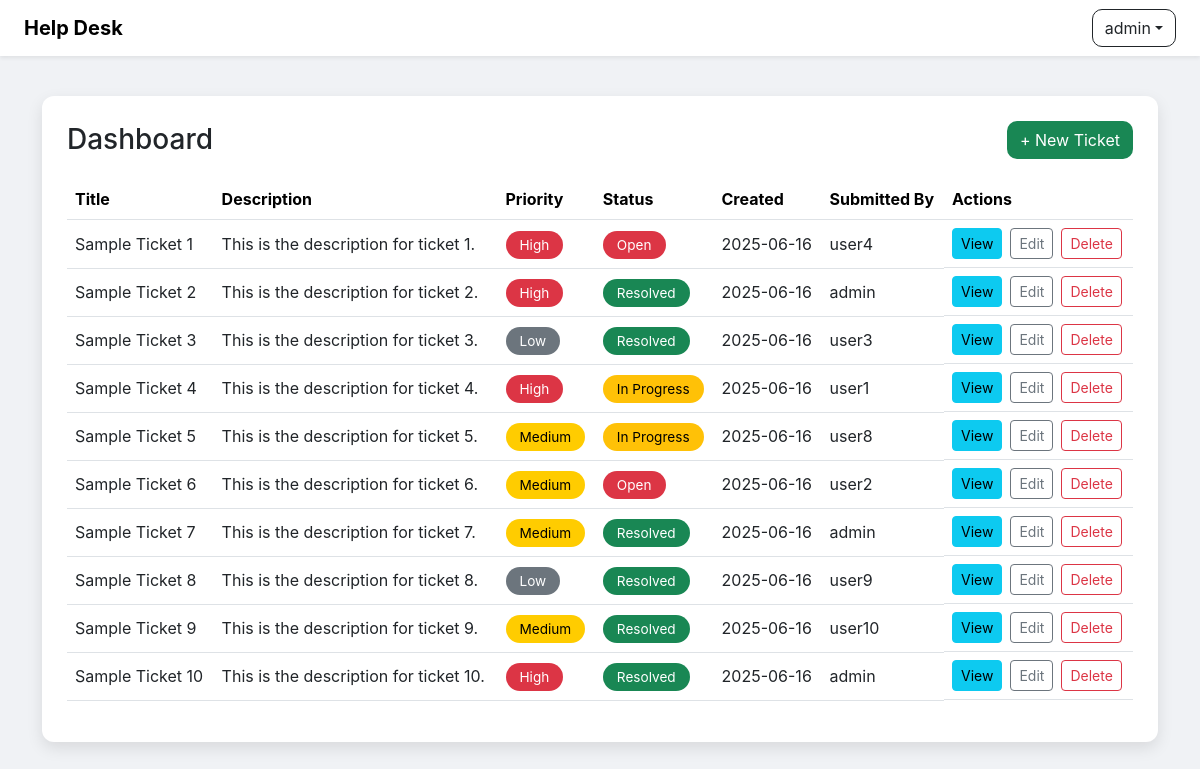
/ (signed in), run on the app's committed database.
### models.py (models this page shows)
class User(db.Model, UserMixin):
    id = db.Column(db.Integer, primary_key=True)
    username = db.Column(db.String(20), nullable=False, unique=True)
    password = db.Column(db.String(80), nullable=False)
    role = db.Column(db.String(20), default='user')
    is_deleted = db.Column(db.Boolean, default=False)
    def is_admin(self):
        return self.role == 'admin'

class Ticket(db.Model):
    id = db.Column(db.Integer, primary_key=True)
    title = db.Column(db.String(200), nullable=False)
    description = db.Column(db.Text, nullable=False)
    priority = db.Column(db.String(20), default="Medium")
    status = db.Column(db.String(20), default="Open")
    user_id = db.Column(db.Integer, db.ForeignKey('user.id'), nullable=False)
    user = db.relationship('User', backref='tickets')
    created_at = db.Column(db.DateTime, default=db.func.current_timestamp())
    is_deleted = db.Column(db.Boolean, default=False)

### app.py (the view)
@app.route('/', methods=['GET', 'POST'])
@login_required
def dashboard():
    if current_user.is_admin():
        tickets = Ticket.query.filter_by(is_deleted=False).all()
    else:
        tickets = Ticket.query.filter_by(user_id=current_user.id, is_deleted=False).all()
    return render_template('dashboard.html', tickets=tickets)

### app.py (called while the page is built)
@login_manager.user_loader
def load_user(user_id):
    return User.query.get(int(user_id))

### templates/dashboard.html (shortened to what this page needs)
<!DOCTYPE html>
<html lang="en">
<head>
  <link rel="stylesheet" href="https://cdn.jsdelivr.net/npm/bootstrap@5.3.0/dist/css/bootstrap.min.css" />
</head>
<body>
{% include "navbar.html" %}
  <div class="container">
    <div class="dashboard-card">
      <div class="dashboard-header">
        <h3 class="mb-0">Dashboard</h3>
        <a href="{{ url_for('new_ticket') }}" class="btn btn-new-ticket">+ New Ticket</a>
      </div>
      <div class="table-responsive">
        <table class="table table-hover align-middle">
          <thead>
            <tr>
              <th>Title</th>
              <th>Description</th>
              <th>Priority</th>
              <th>Status</th>
              <th>Created</th>
              {% if current_user.is_admin() %}
                <th>Submitted By</th>
              {% endif %}
              <th>Actions</th>
            </tr>
          </thead>
          <tbody>
            {% for ticket in tickets %}
              <tr>
                <td>{{ ticket.title }}</td>
                <td>
                  {{ ticket.description[:100] }}{% if ticket.description|length > 100 %}...{% endif %}
                </td>
                <td>
                  <span class="priority-pill {% if ticket.priority == 'High' %} priority-high
                    {% elif ticket.priority == 'Medium' %} priority-medium
                    {% else %} priority-low {% endif %}">
                    {{ ticket.priority }}
                  </span>
                </td>
                <td>
                  <span class="status-pill {% if ticket.status == 'Open' %} status-open
                    {% elif ticket.status == 'In Progress' %} status-in-progress
                    {% else %} status-resolved {% endif %}">
                    {{ ticket.status }}
                  </span>
                </td>
                <td>{{ ticket.created_at.strftime('%Y-%m-%d') }}</td>
                {% if current_user.is_admin() %}
                  <td>{{ ticket.user.username }}</td>
                {% endif %}
                <td class="actions">
                  <a href="{{ url_for('view_ticket', ticket_id=ticket.id) }}" class="btn btn-info btn-sm">View</a>
                  <a href="{{ url_for('edit_ticket', ticket_id=ticket.id) }}" class="btn btn-sm btn-outline-secondary">Edit</a>
                  <form method="POST" action="{{ url_for('delete_ticket', ticket_id=ticket.id) }}" class="d-inline" onsubmit="return confirmDelete();">
                    <button type="submit" class="btn btn-sm btn-outline-danger">Delete</button>
                  </form>
                </td>
              </tr>
            {% endfor %}
          </tbody>
        </table>
      </div>
    </div>
  </div>
</body>
</html>

### templates/navbar.html (shortened to what this page needs)
<nav class="navbar navbar-expand-lg navbar-light bg-white shadow-sm">
  <div class="container-fluid px-4">
    <a class="navbar-brand fw-bold" href="{{ url_for('dashboard') }}">Help Desk</a>
    <div class="d-flex align-items-center">
      {% if current_user.is_authenticated %}
      <div class="dropdown">
        <button class="btn btn-outline-dark dropdown-toggle d-flex align-items-center" type="button" id="userMenu" data-bs-toggle="dropdown" aria-expanded="false">
          {{ current_user.username }}
        </button>
      </div>
      {% endif %}
    </div>
  </div>
</nav>

### templates/dashboard.html (style rules this page uses)
body { background-color: #f0f2f5; font-family: 'Inter', sans-serif; }
.navbar { background-color: #212529; }
.navbar-brand { font-weight: bold; color: #f8f9fa; }
.dashboard-card { background: #ffffff; border-radius: 12px; box-shadow: 0 6px 16px rgba(0, 0, 0, 0.1); padding: 25px; margin-top: 40px; }
.dashboard-header { display: flex; justify-content: space-between; align-items: center; margin-bottom: 20px; }
.table th { color: black; }
.status-pill, .priority-pill { padding: 6px 14px; border-radius: 20px; font-size: 0.85em; }
.status-open { background-color: #dc3545; color: white; }
.status-in-progress { background-color: #ffc107; color: black; }
.status-resolved { background-color: #198754; color: white; }
.priority-high { background-color: #dc3545; color: white; }
.priority-medium { background-color: #ffcc00; color: black; }
.priority-low { background-color: #6c757d; color: white; }
.btn-new-ticket { border-radius: 10px; background-color: #198754; color: white; }
.actions { display: flex; gap: 8px; }
.navbar-brand { font-size: 1.25rem; color: black; }
.dropdown-toggle { border-radius: 10px; }

### data on the page
User: username "admin"
Ticket: title "Sample Ticket 1", description "This is the description for ticket 1.", priority "High", status "Open", created_at "2025-06-16", user.username "user4"
Ticket: title "Sample Ticket 2", description "This is the description for ticket 2.", priority "High", status "Resolved", created_at "2025-06-16", user.username "admin"
Ticket: title "Sample Ticket 3", description "This is the description for ticket 3.", priority "Low", status "Resolved", created_at "2025-06-16", user.username "user3"
Ticket: title "Sample Ticket 4", description "This is the description for ticket 4.", priority "High", status "In Progress", created_at "2025-06-16", user.username "user1"
Ticket: title "Sample Ticket 5", description "This is the description for ticket 5.", priority "Medium", status "In Progress", created_at "2025-06-16", user.username "user8"
Ticket: title "Sample Ticket 6", description "This is the description for ticket 6.", priority "Medium", status "Open", created_at "2025-06-16", user.username "user2"
Ticket: title "Sample Ticket 7", description "This is the description for ticket 7.", priority "Medium", status "Resolved", created_at "2025-06-16", user.username "admin"
Ticket: title "Sample Ticket 8", description "This is the description for ticket 8.", priority "Low", status "Resolved", created_at "2025-06-16", user.username "user9"
Ticket: title "Sample Ticket 9", description "This is the description for ticket 9.", priority "Medium", status "Resolved", created_at "2025-06-16", user.username "user10"
Ticket: title "Sample Ticket 10", description "This is the description for ticket 10.", priority "High", status "Resolved", created_at "2025-06-16", user.username "admin"
